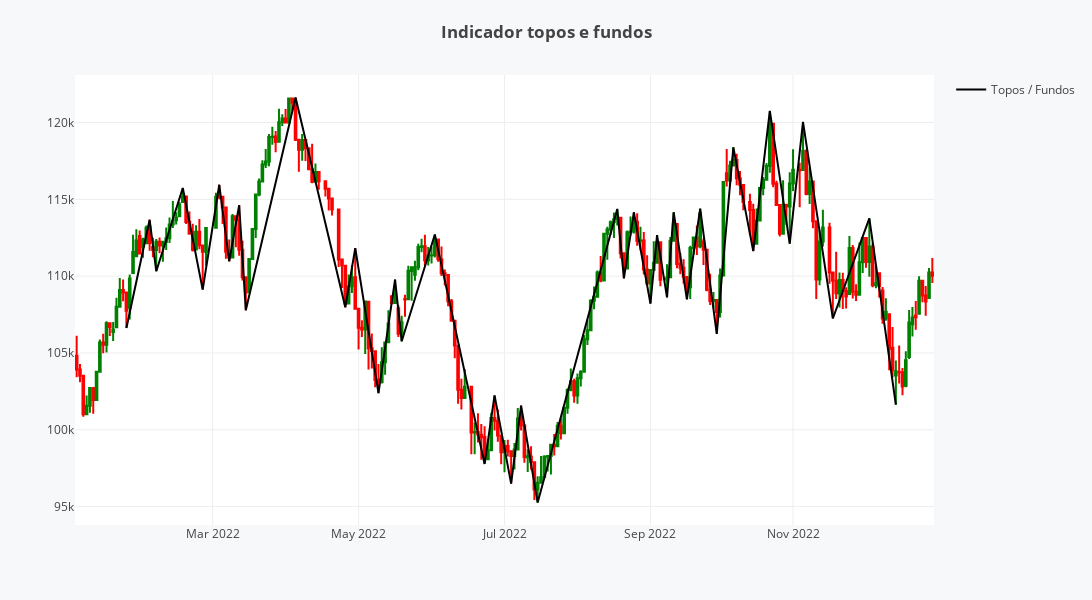

This figure's notebook cell:
### Code cell
df_figure = df_final

fig_topos_fundos = go.Figure(data=[go.Candlestick(name='', x=df_figure.index, open=df_figure.Open, high = df_figure.High,
                                                  low=df_figure.Low, close=df_figure.Close, 
                                                  increasing_line_color= 'green', decreasing_line_color= 'red',
                                                  showlegend=False)])

fig_topos_fundos.add_trace(go.Scatter(x=df_topos_fundos.data, y=df_topos_fundos.preco,
                                      mode="lines", line_width=2, line_dash="solid", line_color="black",
                                      name="Topos / Fundos", showlegend=True))

fig_topos_fundos.update_xaxes(rangebreaks=[
                              dict(bounds=["sat", "mon"])])

fig_topos_fundos.update_layout(xaxis_rangeslider_visible=False, title_text='<b>Indicador topos e fundos',
                               template = 'none', margin=dict(l=75, r=75, t=75, b=75), 
                               paper_bgcolor="#f7f8fa",
                               width=1200,height=600)

### Figure 1 — Plotly figure (JSON) as saved in the notebook; plotly's stock layout.template omitted (floating-point values rounded to 4 significant figures; data arrays with more than 128 entries replaced by an {"elided": "..."} marker saying what was removed)
{"data": [{"close": {"elided": "250 int values"}, "decreasing": {"line": {"color": "red"}}, "high": {"elided": "250 int values"}, "increasing": {"line": {"color": "green"}}, "low": {"elided": "250 int values"}, "name": "", "open": {"elided": "250 int values"}, "showlegend": false, "type": "candlestick", "x": {"elided": "250 str values"}}, {"line": {"color": "black", "dash": "solid", "width": 2}, "mode": "lines", "name": "Topos / Fundos", "showlegend": true, "type": "scatter", "x": ["2022-01-24T00:00:00", "2022-02-02T00:00:00", "2022-02-04T00:00:00", "2022-02-16T00:00:00", "2022-02-24T00:00:00", "2022-03-03T00:00:00", "2022-03-08T00:00:00", "2022-03-11T00:00:00", "2022-03-15T00:00:00", "2022-04-05T00:00:00", "2022-04-26T00:00:00", "2022-04-29T00:00:00", "2022-05-10T00:00:00", "2022-05-17T00:00:00", "2022-05-19T00:00:00", "2022-06-02T00:00:00", "2022-06-23T00:00:00", "2022-06-28T00:00:00", "2022-07-05T00:00:00", "2022-07-08T00:00:00", "2022-07-15T00:00:00", "2022-08-18T00:00:00", "2022-08-22T00:00:00", "2022-08-25T00:00:00", "2022-09-01T00:00:00", "2022-09-05T00:00:00", "2022-09-08T00:00:00", "2022-09-12T00:00:00", "2022-09-16T00:00:00", "2022-09-22T00:00:00", "2022-09-29T00:00:00", "2022-10-06T00:00:00", "2022-10-14T00:00:00", "2022-10-21T00:00:00", "2022-10-31T00:00:00", "2022-11-04T00:00:00", "2022-11-17T00:00:00", "2022-12-02T00:00:00", "2022-12-14T00:00:00"], "y": [106624, 113666, 110321, 115734, 109125, 115948, 110969, 114627, 107781, 121628, 107978, 111819, 102386, 109774, 105760, 112709, 97775, 102237, 96499, 101577, 95267, 114375, 109858, 114156, 108217, 112671, 108619, 114160, 108489, 114392, 106244, 118382, 111631, 120752, 112113, 120039, 107245, 113761, 101632]}], "layout": {"height": 600, "margin": {"b": 75, "l": 75, "r": 75, "t": 75}, "paper_bgcolor": "#f7f8fa", "title": {"text": "<b>Indicador topos e fundos"}, "width": 1200, "xaxis": {"rangebreaks": [{"bounds": ["sat", "mon"]}], "rangeslider": {"visible": false}}}}
